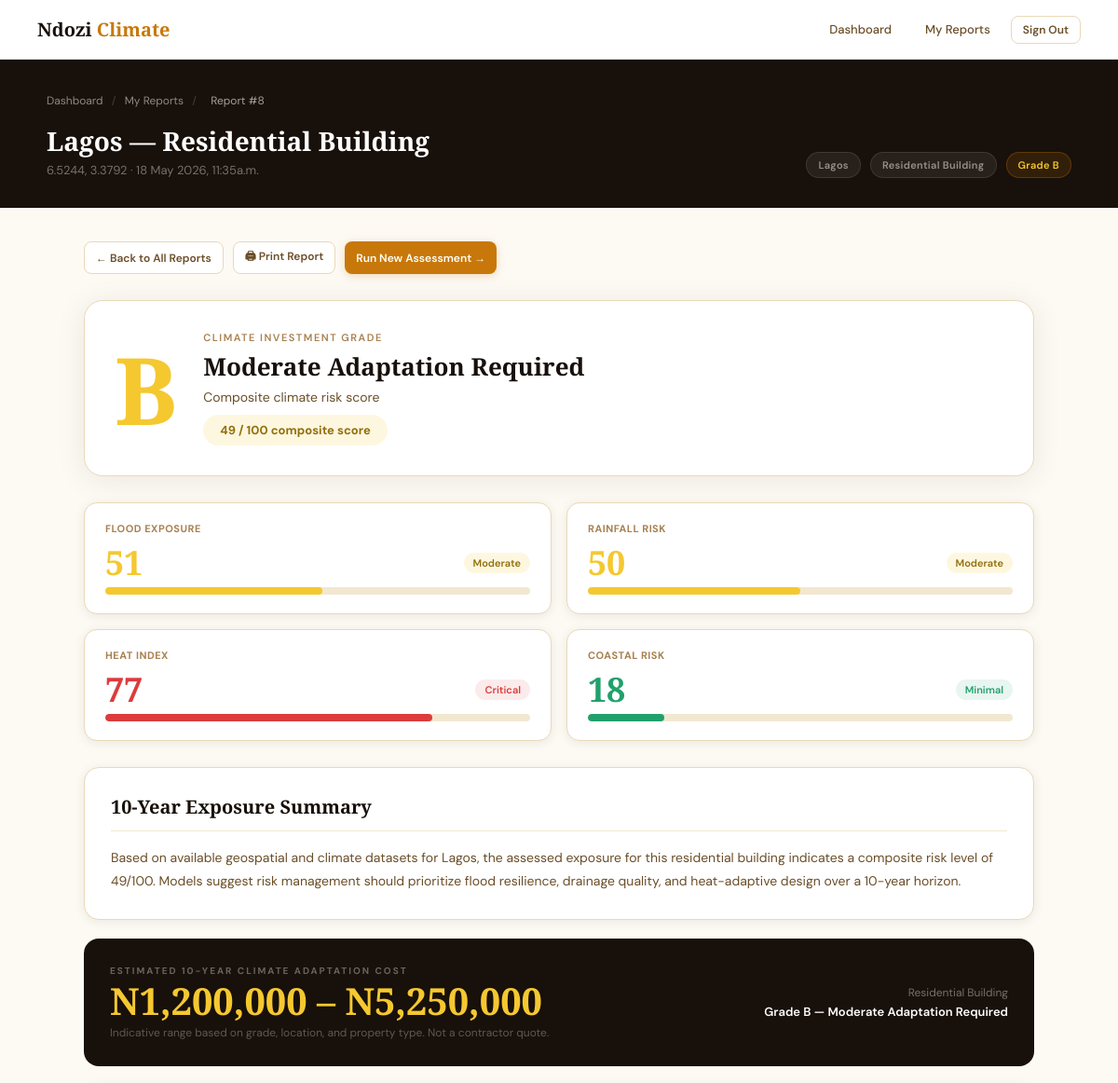
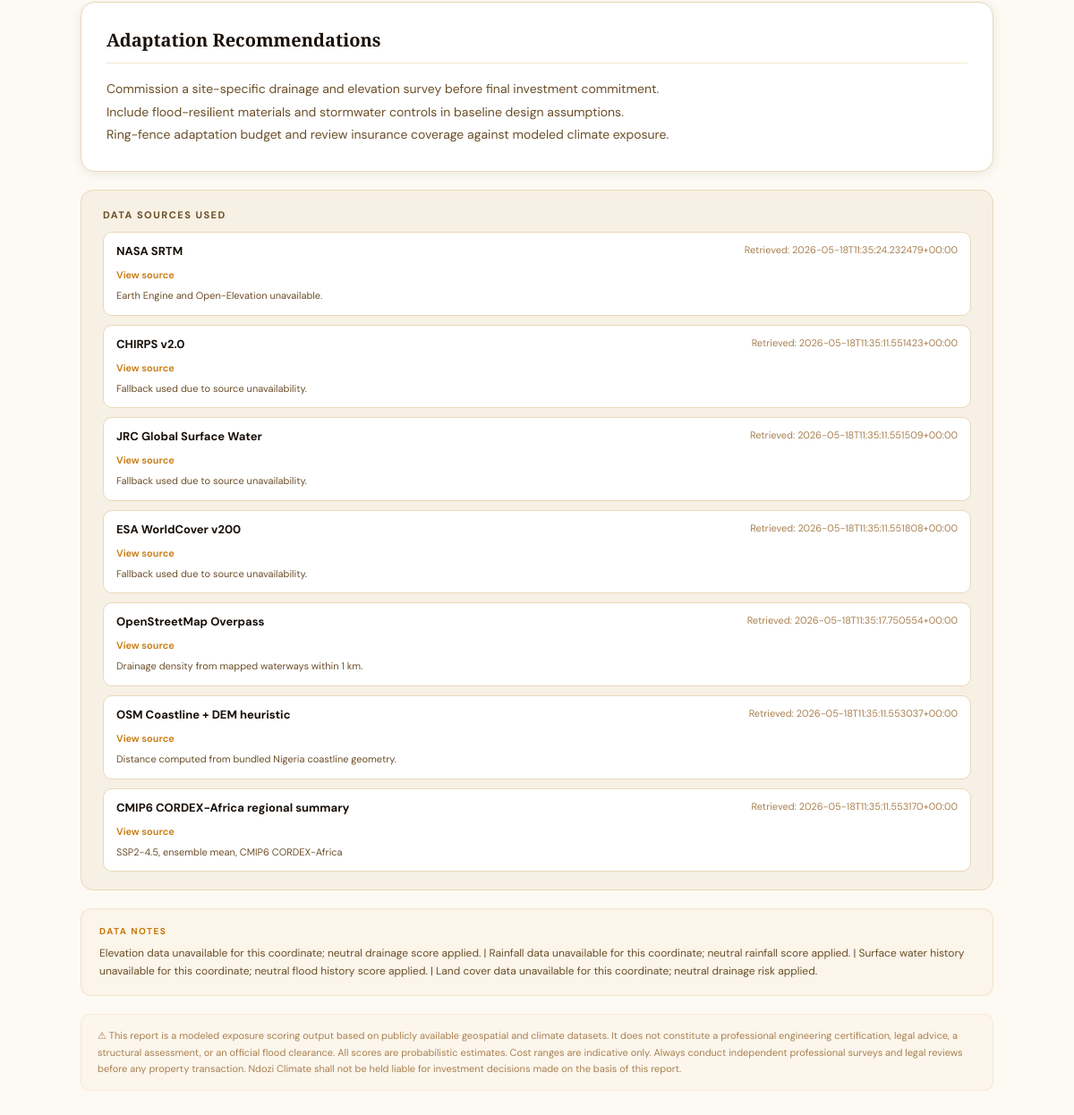
/dashboard/assessment/8/ (signed in), run on the app's committed database (2 pictures, top to bottom).
### core/models.py (models this page shows, shortened)
class AssessmentResult(models.Model):
    user = models.ForeignKey(
        settings.AUTH_USER_MODEL,
        on_delete=models.SET_NULL,
        null=True,
        blank=True,
        related_name="assessments",
    )
    created_at = models.DateTimeField(auto_now_add=True)
    latitude = models.FloatField()
    longitude = models.FloatField()
    state = models.CharField(max_length=50)
    property_type = models.CharField(max_length=80)
    notes = models.TextField(blank=True)
    composite_score = models.IntegerField()
    flood_score = models.IntegerField()
    rainfall_score = models.IntegerField()
    heat_score = models.IntegerField()
    coastal_score = models.IntegerField()
    grade = models.CharField(max_length=1)
    grade_label = models.CharField(max_length=60)
    exposure_summary = models.TextField()
    cost_low = models.CharField(max_length=30)
    cost_high = models.CharField(max_length=30)
    recommendations = models.TextField()
    data_sources_used = models.JSONField(default=list)
    data_retrieved_at = models.DateTimeField(auto_now_add=True)
    data_notes = models.TextField(blank=True)
    class Meta:
        ordering = ["-created_at"]
        indexes = [
            models.Index(fields=["latitude", "longitude"]),
            models.Index(fields=["state"]),
        ]

### core/views.py (the view)
# urls.py: path("dashboard/assessment/<int:pk>/", views.assessment_detail, name="assessment_detail"),
@login_required
def assessment_detail(request, pk):
    result = get_object_or_404(AssessmentResult, pk=pk, user=request.user)
    return render(request, "dashboard/assessment_detail.html", {"result": result})

### templates/dashboard/assessment_detail.html (shortened to what this page needs)
{% extends "base.html" %}
{% block content %}
<div class="detail-hero">
  <div class="detail-hero-inner">
    <div class="breadcrumb">
      <a href="{% url 'dashboard' %}">Dashboard</a>
      <span>/</span>
      <a href="{% url 'assessment_history' %}">My Reports</a>
      <span>/</span>
      <span style="color:rgba(255,255,255,0.6);">Report #{{ result.pk }}</span>
    </div>
    <div class="detail-title-row">
      <div class="detail-location">
        <h1>{{ result.state }} &mdash; {{ result.property_type|title }}</h1>
        <p>{{ result.latitude|floatformat:4 }}, {{ result.longitude|floatformat:4 }} &middot; {{ result.created_at|date:"j M Y, g:ia" }}</p>
      </div>
      <div class="detail-meta">
        <span class="meta-chip meta-chip-dark">{{ result.state }}</span>
        <span class="meta-chip meta-chip-dark">{{ result.property_type|title }}</span>
        <span class="meta-chip meta-chip-orange">Grade {{ result.grade }}</span>
      </div>
    </div>
  </div>
</div>
<div class="report-body">
  <div class="action-bar">
    <a href="{% url 'assessment_history' %}" class="btn btn-outline btn-sm">← Back to All Reports</a>
    <button onclick="window.print()" class="btn btn-outline btn-sm">🖨 Print Report</button>
    <a href="{% url 'dashboard' %}" class="btn btn-primary btn-sm">Run New Assessment →</a>
  </div>
  <div class="grade-card">
    <div class="grade-letter grade-{{ result.grade|lower }}">{{ result.grade }}</div>
    <div class="grade-info">
      <div class="grade-info-sub">Climate Investment Grade</div>
      <h2>{{ result.grade_label }}</h2>
      <div class="score-text">Composite climate risk score</div>
      <span class="score-badge score-badge-{{ result.grade|lower }}">
        {{ result.composite_score }} / 100 composite score
      </span>
    </div>
  </div>
  <div class="scores-grid">
    {% with result.flood_score as val %}
    <div class="score-card">
      <div class="score-card-label">Flood Exposure</div>
      <div class="score-val-row">
        <div class="score-val {% if val <= 30 %}grade-a{% elif val <= 55 %}grade-b{% elif val <= 75 %}grade-c{% else %}grade-d{% endif %}">{{ val }}</div>
        <span class="score-tag {% if val <= 30 %}score-badge-a{% elif val <= 55 %}score-badge-b{% elif val <= 75 %}score-badge-c{% else %}score-badge-d{% endif %}">
          {% if val <= 30 %}Low{% elif val <= 55 %}Moderate{% elif val <= 75 %}High{% else %}Critical{% endif %}
        </span>
      </div>
      <div class="bar-track"><div class="bar-fill {% if val <= 30 %}grade-a{% elif val <= 55 %}grade-b{% elif val <= 75 %}grade-c{% else %}grade-d{% endif %}" style="width:{{ val }}%;background:{% if val <= 30 %}#22A06B{% elif val <= 55 %}#F5C830{% elif val <= 75 %}#E08A18{% else %}#DC3C3C{% endif %};"></div></div>
    </div>
    {% endwith %}
    {% with result.rainfall_score as val %}
    <div class="score-card">
      <div class="score-card-label">Rainfall Risk</div>
      <div class="score-val-row">
        <div class="score-val {% if val <= 30 %}grade-a{% elif val <= 55 %}grade-b{% elif val <= 75 %}grade-c{% else %}grade-d{% endif %}">{{ val }}</div>
        <span class="score-tag {% if val <= 30 %}score-badge-a{% elif val <= 55 %}score-badge-b{% elif val <= 75 %}score-badge-c{% else %}score-badge-d{% endif %}">
          {% if val <= 30 %}Low{% elif val <= 55 %}Moderate{% elif val <= 75 %}High{% else %}Critical{% endif %}
        </span>
      </div>
      <div class="bar-track"><div class="bar-fill" style="width:{{ val }}%;background:{% if val <= 30 %}#22A06B{% elif val <= 55 %}#F5C830{% elif val <= 75 %}#E08A18{% else %}#DC3C3C{% endif %};"></div></div>
    </div>
    {% endwith %}
    {% with result.heat_score as val %}
    <div class="score-card">
      <div class="score-card-label">Heat Index</div>
      <div class="score-val-row">
        <div class="score-val {% if val <= 30 %}grade-a{% elif val <= 55 %}grade-b{% elif val <= 75 %}grade-c{% else %}grade-d{% endif %}">{{ val }}</div>
        <span class="score-tag {% if val <= 30 %}score-badge-a{% elif val <= 55 %}score-badge-b{% elif val <= 75 %}score-badge-c{% else %}score-badge-d{% endif %}">
          {% if val <= 30 %}Low{% elif val <= 55 %}Moderate{% elif val <= 75 %}High{% else %}Critical{% endif %}
        </span>
      </div>
      <div class="bar-track"><div class="bar-fill" style="width:{{ val }}%;background:{% if val <= 30 %}#22A06B{% elif val <= 55 %}#F5C830{% elif val <= 75 %}#E08A18{% else %}#DC3C3C{% endif %};"></div></div>
    </div>
    {% endwith %}
    {% with result.coastal_score as val %}
    <div class="score-card">
      <div class="score-card-label">Coastal Risk</div>
      <div class="score-val-row">
        <div class="score-val {% if val <= 30 %}grade-a{% elif val <= 55 %}grade-b{% elif val <= 75 %}grade-c{% else %}grade-d{% endif %}">{{ val }}</div>
        <span class="score-tag {% if val <= 30 %}score-badge-a{% elif val <= 55 %}score-badge-b{% elif val <= 75 %}score-badge-c{% else %}score-badge-d{% endif %}">
          {% if val <= 30 %}Minimal{% elif val <= 55 %}Moderate{% elif val <= 75 %}High{% else %}Critical{% endif %}
        </span>
      </div>
      <div class="bar-track"><div class="bar-fill" style="width:{{ val }}%;background:{% if val <= 30 %}#22A06B{% elif val <= 55 %}#F5C830{% elif val <= 75 %}#E08A18{% else %}#DC3C3C{% endif %};"></div></div>
    </div>
    {% endwith %}
  </div>
  <div class="narrative-card">
    <h3>10-Year Exposure Summary</h3>
    <div class="narrative-body">{{ result.exposure_summary }}</div>
  </div>
  <div class="cost-card">
    <div class="cost-left">
      <div class="cost-sub">Estimated 10-Year Climate Adaptation Cost</div>
      <div class="cost-range">{{ result.cost_low }} &ndash; {{ result.cost_high }}</div>
      <div class="cost-note">Indicative range based on grade, location, and property type. Not a contractor quote.</div>
    </div>
    <div class="cost-right">
      <div class="cost-type">{{ result.property_type|title }}</div>
      <div class="cost-grade">Grade {{ result.grade }} &mdash; {{ result.grade_label }}</div>
    </div>
  </div>
  <div class="narrative-card">
    <h3>Adaptation Recommendations</h3>
    <div class="narrative-body">{{ result.recommendations }}</div>
  </div>
  {% if result.data_sources_used %}
  <div class="sources-card">
    <h4>Data Sources Used</h4>
    <div class="source-list">
      {% for source in result.data_sources_used %}
      {% if source.name or source.url or source.retrieval_date or source.notes %}
      <div class="source-item">
        <div class="source-item-top">
          <div class="source-name">{{ source.name|default:"Unknown source" }}</div>
          {% if source.retrieval_date %}<div class="source-date">Retrieved: {{ source.retrieval_date }}</div>{% endif %}
        </div>
        {% if source.url %}
        <a class="source-link" href="{{ source.url }}" target="_blank" rel="noopener">View source</a>
        {% endif %}
        {% if source.notes %}<div class="source-notes">{{ source.notes }}</div>{% endif %}
      </div>
      {% else %}
      <span class="source-pill">{{ source }}</span>
      {% endif %}
      {% endfor %}
    </div>
  </div>
  {% endif %}
  {% if result.data_notes %}
  <div class="notes-card">
    <strong>Data Notes</strong>
    {{ result.data_notes }}
  </div>
  {% endif %}
  <div class="disclaimer-card">
    ⚠ This report is a modeled exposure scoring output based on publicly available geospatial and climate datasets. It does not constitute a professional engineering certification, legal advice, a structural assessment, or an official flood clearance. All scores are probabilistic estimates. Cost ranges are indicative only. Always conduct independent professional surveys and legal reviews before any property transaction. Ndozi Climate shall not be held liable for investment decisions made on the basis of this report.
  </div>
</div>
{% endblock %}

### data on the page
AssessmentResult: pk "8", state "Lagos", property_type "Residential Building", latitude "6.5244", longitude "3.3792", created_at "18 May 2026, 11:35a.m.", grade "B", grade_label "Moderate Adaptation Required", composite_score "49", exposure_summary "Based on available geospatial and climate datasets for Lagos, the assessed exposure for this residential building indicates a composite risk level of 49/100. Models suggest risk management should prioritize flood resilience, drainage quality, and heat-adaptive design over a 10-year horizon.", cost_low "N1,200,000", cost_high "N5,250,000", recommendations "Commission a site-specific drainage and elevation survey before final investment commitment. Include flood-resilient materials and stormwater controls in baseline design assumptions. Ring-fence adaptation budget and review insurance coverage against modeled climate exposure.", data_notes "Elevation data unavailable for this coordinate; neutral drainage score applied. | Rainfall data unavailable for this coordinate; neutral rainfall score applied. | Surface water history unavailable for this coordinate; neutral flood history score applied. | Land cover data unavailable for this coordinate; neutral drainage risk applied."

### other printed values
{{ val }} "51"
{{ val }} "50"
{{ val }} "77"
{{ val }} "18"
{{ source.name|default:"Unknown source" }} "NASA SRTM" "CHIRPS v2.0" "JRC Global Surface Water" "ESA WorldCover v200" "OpenStreetMap Overpass" "OSM Coastline + DEM heuristic" "CMIP6 CORDEX-Africa regional summary"
{{ source.retrieval_date }} "2026-05-18T11:35:24.232479+00:00" "2026-05-18T11:35:11.551423+00:00" "2026-05-18T11:35:11.551509+00:00" "2026-05-18T11:35:11.551808+00:00" "2026-05-18T11:35:17.750554+00:00" "2026-05-18T11:35:11.553037+00:00" "2026-05-18T11:35:11.553170+00:00"
{{ source.notes }} "Earth Engine and Open-Elevation unavailable." "Fallback used due to source unavailability." "Fallback used due to source unavailability." "Fallback used due to source unavailability." "Drainage density from mapped waterways within 1 km." "Distance computed from bundled Nigeria coastline geometry." "SSP2-4.5, ensemble mean, CMIP6 CORDEX-Africa"
